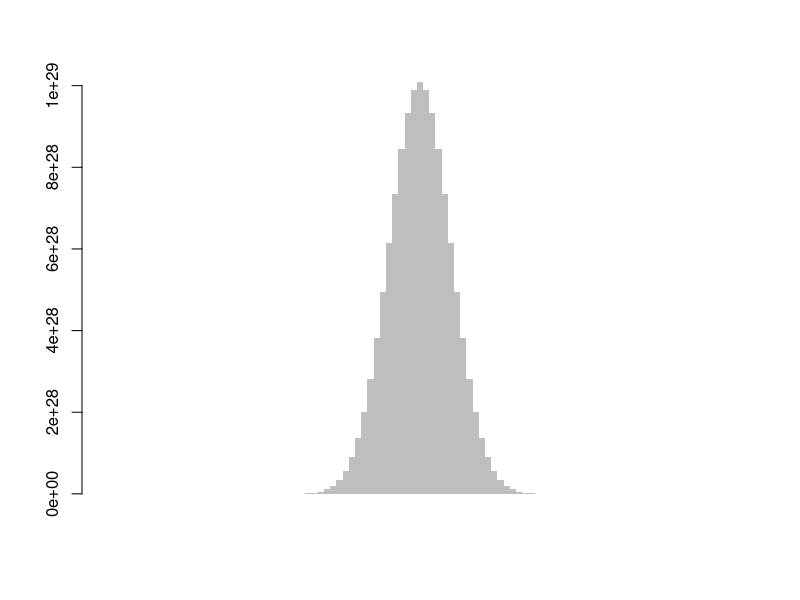

Here is the R script that generated this plot:
svg("plot.svg");

# https://www.rdocumentation.org/packages/graphics/versions/3.6.2/topics/barplot
barplot(c(1.0 ,100.0 ,4950.0 ,161700.0 ,3921225.0 ,7.528752E+7 ,1.1920524E+9 ,1.60075608E+10 ,1.860878943E+11 ,1.9022318084E+12 ,1.731030945644E+13 ,1.416298046436E+14 ,1.0504210511067E+15 ,7.1105424997992E+15 ,4.41869426773236E+16 ,2.533384713499886E+17 ,1.345860629046814E+18 ,6.650134872937202E+18 ,3.066451080298821E+19 ,1.323415729392122E+20 ,5.359833704038096E+20 ,2.041841411062132E+21 ,7.332066885177656E+21 ,2.486527030625466E+22 ,7.977607556590037E+22 ,2.425192697203371E+23 ,6.995748165009725E+23 ,1.917353200780443E+24 ,4.998813702034727E+24 ,1.241084781194828E+25 ,2.937233982161094E+25 ,6.632463830686342E+25 ,1.430125013491742E+26 ,2.946924270225409E+26 ,5.807174297208894E+26 ,1.095067153187963E+27 ,1.977204582144933E+27 ,3.420029547493938E+27 ,5.670048986634687E+27 ,9.013924030034631E+27 ,1.374623414580281E+28 ,2.011644021336997E+28 ,2.825880887116257E+28 ,3.811653289598672E+28 ,4.937823579707371E+28 ,6.144847121413618E+28 ,7.3470998190815E+28 ,8.441348728306404E+28 ,9.320655887504988E+28 ,9.891308288780804E+28 ,1.008913445455642E+29 ,9.891308288780804E+28 ,9.320655887504988E+28 ,8.441348728306404E+28 ,7.3470998190815E+28 ,6.144847121413618E+28 ,4.937823579707371E+28 ,3.811653289598672E+28 ,2.825880887116257E+28 ,2.011644021336997E+28 ,1.374623414580281E+28 ,9.013924030034631E+27 ,5.670048986634687E+27 ,3.420029547493938E+27 ,1.977204582144933E+27 ,1.095067153187963E+27 ,5.807174297208894E+26 ,2.946924270225409E+26 ,1.430125013491742E+26 ,6.632463830686342E+25 ,2.937233982161094E+25 ,1.241084781194828E+25 ,4.998813702034727E+24 ,1.917353200780443E+24 ,6.995748165009725E+23 ,2.425192697203371E+23 ,7.977607556590037E+22 ,2.486527030625466E+22 ,7.332066885177656E+21 ,2.041841411062132E+21 ,5.359833704038096E+20 ,1.323415729392122E+20 ,3.066451080298821E+19 ,6.650134872937202E+18 ,1.345860629046814E+18 ,2.533384713499886E+17 ,4.41869426773236E+16 ,7.1105424997992E+15 ,1.0504210511067E+15 ,1.416298046436E+14 ,1.731030945644E+13 ,1.9022318084E+12 ,1.860878943E+11 ,1.60075608E+10 ,1.1920524E+9 ,7.528752E+7 ,3921225.0 ,161700.0 ,4950.0 ,100.0 ,1.0),
  space=0,border=NA)
